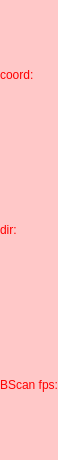
             <widget class="QFrame" name="debugPanel">
              <property name="sizePolicy">
               <sizepolicy hsizetype="Fixed" vsizetype="Preferred">
                <horstretch>0</horstretch>
                <verstretch>0</verstretch>
               </sizepolicy>
              </property>
              <property name="minimumSize">
               <size>
                <width>0</width>
                <height>460</height>
               </size>
              </property>
              <property name="maximumSize">
               <size>
                <width>0</width>
                <height>16777215</height>
               </size>
              </property>
              <property name="palette">
               <palette>
                <active>
                 <colorrole role="WindowText">
                  <brush brushstyle="SolidPattern">
                   <color alpha="255">
                    <red>255</red>
                    <green>0</green>
                    <blue>0</blue>
                   </color>
                  </brush>
                 </colorrole>
                 <colorrole role="Base">
                  <brush brushstyle="SolidPattern">
                   <color alpha="255">
                    <red>255</red>
                    <green>255</green>
                    <blue>255</blue>
                   </color>
                  </brush>
                 </colorrole>
                 <colorrole role="Window">
                  <brush brushstyle="SolidPattern">
                   <color alpha="255">
                    <red>255</red>
                    <green>200</green>
                    <blue>200</blue>
                   </color>
                  </brush>
                 </colorrole>
                </active>
                <inactive>
                 <colorrole role="WindowText">
                  <brush brushstyle="SolidPattern">
                   <color alpha="255">
                    <red>255</red>
                    <green>0</green>
                    <blue>0</blue>
                   </color>
                  </brush>
                 </colorrole>
                 <colorrole role="Base">
                  <brush brushstyle="SolidPattern">
                   <color alpha="255">
                    <red>255</red>
                    <green>255</green>
                    <blue>255</blue>
                   </color>
                  </brush>
                 </colorrole>
                 <colorrole role="Window">
                  <brush brushstyle="SolidPattern">
                   <color alpha="255">
                    <red>255</red>
                    <green>200</green>
                    <blue>200</blue>
                   </color>
                  </brush>
                 </colorrole>
                </inactive>
                <disabled>
                 <colorrole role="WindowText">
                  <brush brushstyle="SolidPattern">
                   <color alpha="255">
                    <red>128</red>
                    <green>128</green>
                    <blue>128</blue>
                   </color>
                  </brush>
                 </colorrole>
                 <colorrole role="Base">
                  <brush brushstyle="SolidPattern">
                   <color alpha="255">
                    <red>255</red>
                    <green>200</green>
                    <blue>200</blue>
                   </color>
                  </brush>
                 </colorrole>
                 <colorrole role="Window">
                  <brush brushstyle="SolidPattern">
                   <color alpha="255">
                    <red>255</red>
                    <green>200</green>
                    <blue>200</blue>
                   </color>
                  </brush>
                 </colorrole>
                </disabled>
               </palette>
              </property>
              <property name="autoFillBackground">
               <bool>true</bool>
              </property>
              <property name="frameShape">
               <enum>QFrame::Box</enum>
              </property>
              <property name="frameShadow">
               <enum>QFrame::Plain</enum>
              </property>
              <property name="lineWidth">
               <number>0</number>
              </property>
              <layout class="QVBoxLayout" name="verticalLayout_21">
               <property name="spacing">
                <number>5</number>
               </property>
               <property name="leftMargin">
                <number>0</number>
               </property>
               <property name="topMargin">
                <number>0</number>
               </property>
               <property name="rightMargin">
                <number>0</number>
               </property>
               <property name="bottomMargin">
                <number>0</number>
               </property>
               <item>
                <widget class="QLabel" name="coord">
                 <property name="text">
                  <string>coord:</string>
                 </property>
                </widget>
               </item>
               <item>
                <widget class="QLabel" name="dir">
                 <property name="text">
                  <string>dir:</string>
                 </property>
                </widget>
               </item>
               <item>
                <widget class="QLabel" name="bScanPageFps">
                 <property name="text">
                  <string>BScan fps:</string>
                 </property>
                </widget>
               </item>
              </layout>
             </widget>
